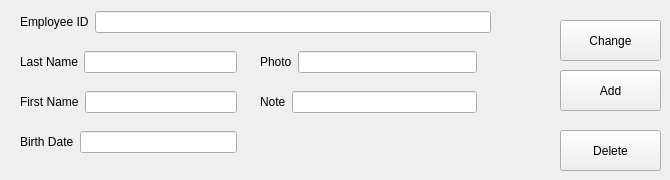
    <widget class="QWidget" name="tab_2">
     <attribute name="title">
      <string>Employees</string>
     </attribute>
     <widget class="QWidget" name="layoutWidget_16">
      <property name="geometry">
       <rect>
        <x>20</x>
        <y>130</y>
        <width>217</width>
        <height>24</height>
       </rect>
      </property>
      <layout class="QHBoxLayout" name="horizontalLayout_17">
       <item>
        <widget class="QLabel" name="label_17">
         <property name="text">
          <string>Birth Date</string>
         </property>
        </widget>
       </item>
       <item>
        <widget class="QLineEdit" name="CustomerID_13"/>
       </item>
      </layout>
     </widget>
     <widget class="QWidget" name="layoutWidget_20">
      <property name="geometry">
       <rect>
        <x>20</x>
        <y>50</y>
        <width>217</width>
        <height>24</height>
       </rect>
      </property>
      <layout class="QHBoxLayout" name="horizontalLayout_21">
       <item>
        <widget class="QLabel" name="label_21">
         <property name="text">
          <string>Last Name</string>
         </property>
        </widget>
       </item>
       <item>
        <widget class="QLineEdit" name="CustomerID_17"/>
       </item>
      </layout>
     </widget>
     <widget class="QWidget" name="layoutWidget_21">
      <property name="geometry">
       <rect>
        <x>20</x>
        <y>10</y>
        <width>471</width>
        <height>24</height>
       </rect>
      </property>
      <layout class="QHBoxLayout" name="horizontalLayout_22">
       <item>
        <widget class="QLabel" name="label_22">
         <property name="text">
          <string>Employee ID</string>
         </property>
        </widget>
       </item>
       <item>
        <widget class="QLineEdit" name="CustomerID_18"/>
       </item>
      </layout>
     </widget>
     <widget class="QWidget" name="layoutWidget_22">
      <property name="geometry">
       <rect>
        <x>20</x>
        <y>90</y>
        <width>217</width>
        <height>24</height>
       </rect>
      </property>
      <layout class="QHBoxLayout" name="horizontalLayout_23">
       <item>
        <widget class="QLabel" name="label_23">
         <property name="text">
          <string>First Name</string>
         </property>
        </widget>
       </item>
       <item>
        <widget class="QLineEdit" name="CustomerID_19"/>
       </item>
      </layout>
     </widget>
     <widget class="QWidget" name="layoutWidget_24">
      <property name="geometry">
       <rect>
        <x>260</x>
        <y>50</y>
        <width>217</width>
        <height>24</height>
       </rect>
      </property>
      <layout class="QHBoxLayout" name="horizontalLayout_25">
       <item>
        <widget class="QLabel" name="label_25">
         <property name="text">
          <string>Photo</string>
         </property>
        </widget>
       </item>
       <item>
        <widget class="QLineEdit" name="CustomerID_21"/>
       </item>
      </layout>
     </widget>
     <widget class="QWidget" name="layoutWidget_25">
      <property name="geometry">
       <rect>
        <x>260</x>
        <y>90</y>
        <width>217</width>
        <height>24</height>
       </rect>
      </property>
      <layout class="QHBoxLayout" name="horizontalLayout_26">
       <item>
        <widget class="QLabel" name="label_26">
         <property name="text">
          <string>Note</string>
         </property>
        </widget>
       </item>
       <item>
        <widget class="QLineEdit" name="CustomerID_22"/>
       </item>
      </layout>
     </widget>
     <widget class="QPushButton" name="Delete_3">
      <property name="geometry">
       <rect>
        <x>560</x>
        <y>130</y>
        <width>101</width>
        <height>41</height>
       </rect>
      </property>
      <property name="text">
       <string>Delete</string>
      </property>
     </widget>
     <widget class="QPushButton" name="Add_3">
      <property name="geometry">
       <rect>
        <x>560</x>
        <y>70</y>
        <width>101</width>
        <height>41</height>
       </rect>
      </property>
      <property name="text">
       <string>Add</string>
      </property>
     </widget>
     <widget class="QPushButton" name="Change_3">
      <property name="geometry">
       <rect>
        <x>560</x>
        <y>20</y>
        <width>101</width>
        <height>41</height>
       </rect>
      </property>
      <property name="text">
       <string>Change</string>
      </property>
     </widget>
    </widget>
